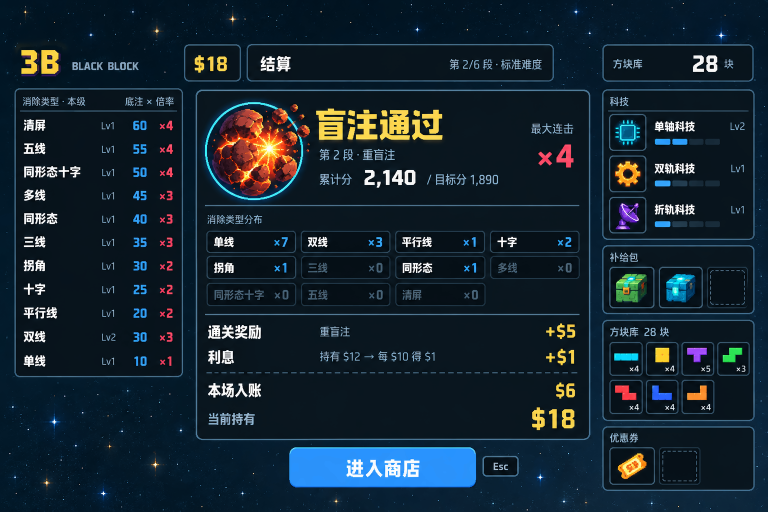
#> input picture 新游戏/美术/结算/成品/结算_v1A.png, 1536 x 1024 px (shown at 1/2 size)
$ python '裁16x9.py' '成品/结算_v1A.png'
#> lines starting #> are read from the running program, lines starting #| are printed output that depends on the picture
"""成品裁 16:9: python -X utf8 裁16x9.py 成品/结算_v1A.png ...

按面板描边色（接近 #3a5262）量出界面件的上下边，各留 6 像素裁出来；
高不超过 864 就以界面件为中心直接裁 1536×864，超了就等比缩到 864 高、左右用两边的太空补齐。
"""
import sys
import numpy as np
from PIL import Image

W, H, PAD = 1536, 864, 6

for p in sys.argv[1:]:
    im = Image.open(p).convert("RGB")
#> im is the input picture: PIL image 1536x1024 RGB; mean R, G, B 21.4, 37.4, 48.9
    a = np.asarray(im).astype(int)
    edge = np.abs(a - np.array([0x3a, 0x52, 0x62])).sum(2) < 60
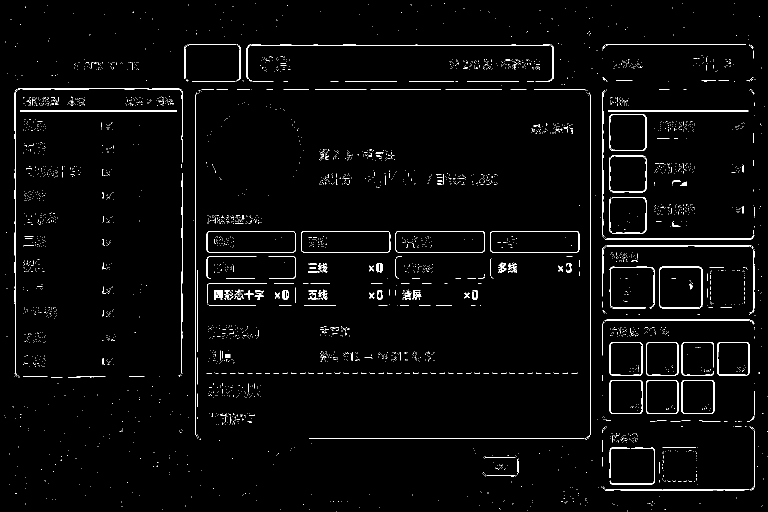
#> edge: shape (1024, 1536) bool (shown at 1/2 size); 2.1% white in thin lines or dots
    rows = np.where(edge.sum(1) > 40)[0]
#> rows = 143 values from 88 to 981
    y0, y1 = rows.min() - PAD, rows.max() + PAD
#> y0 = 82; y1 = 987
    if y1 - y0 <= H:
        top = max(0, min(im.height - H, (y0 + y1 - H) // 2))
        out = im.crop((0, top, W, top + H))
    else:
        part = im.crop((0, y0, W, y1))
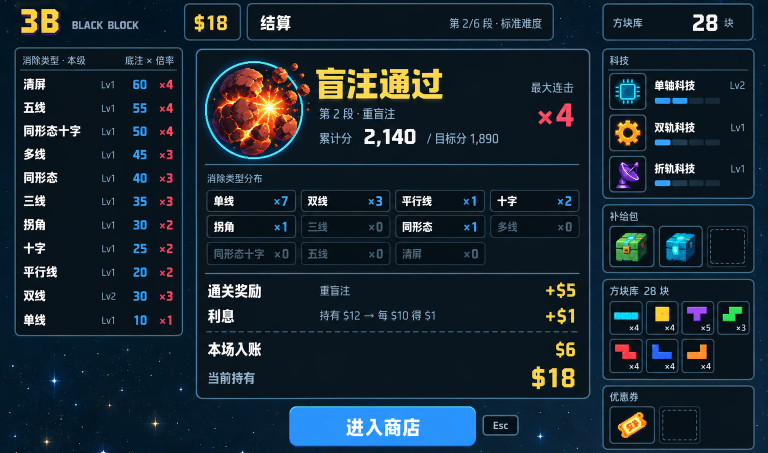
#> part: PIL image 1536x905 RGB (shown at 1/2 size); mean R, G, B 23.6, 38.9, 49.9
        w = round(W * H / (y1 - y0))
#> w = 1466
        part = part.resize((w, H), Image.LANCZOS)
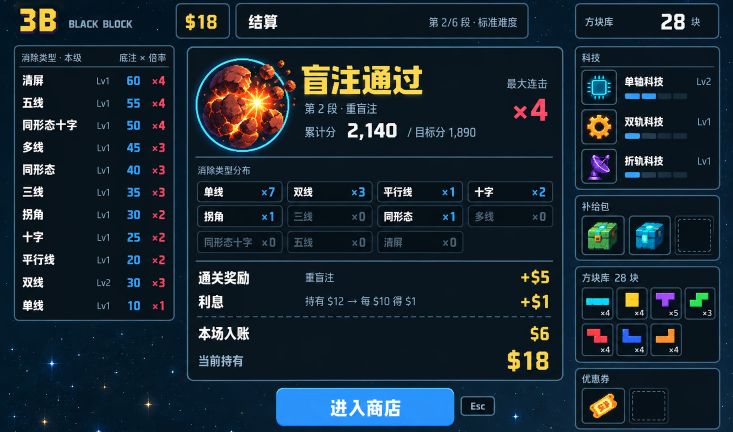
#> part: PIL image 1466x864 RGB (shown at 1/2 size); mean R, G, B 23.6, 38.9, 49.8
        out = Image.new("RGB", (W, H))
#> out: PIL image 1536x864 RGB; every value is 0
        side = (W - w) // 2
#> side = 35
        out.paste(part, (side, 0))
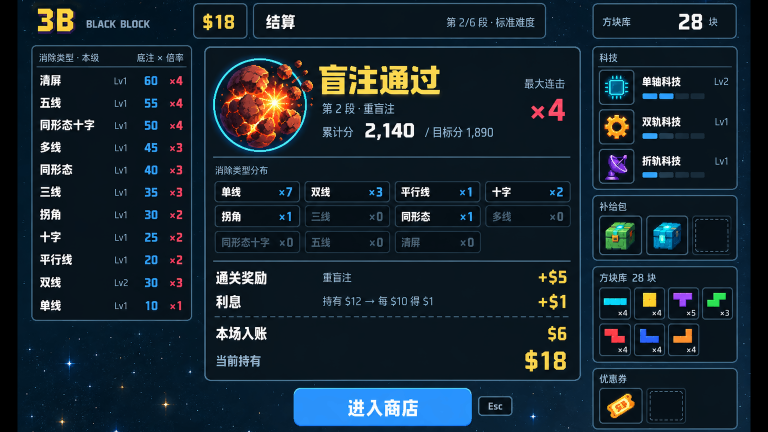
#> out: PIL image 1536x864 RGB (shown at 1/2 size); mean R, G, B 22.5, 37.1, 47.6
        # 左右补的条：取两侧最外 4 列太空的逐行中值横向铺开（镜像会把面板边也镜过来）
        pa = np.asarray(part)
        for x0, x1, cols in ((0, side, pa[:, :4]), (side + w, W, pa[:, -4:])):
            fill = np.median(cols, axis=1).astype(np.uint8)[:, None, :].repeat(x1 - x0, 1)
            out.paste(Image.fromarray(fill), (x0, 0))
#> this loop made 2 passes
#> (x0, x1) on passes 1 to 2: (0, 35), (1501, 1536)
#> pass 1, `fill = np.median(cols, axis=1).astype(np.uint8)[:, None, :].repeat(x1 ..`:
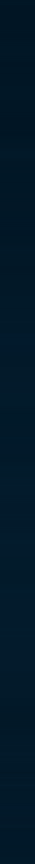
#> fill: shape (864, 35, 3); mean of channels 0, 1, 2 2, 24.7, 40.7; drawn as R, G, B
#> pass 2, `fill = np.median(cols, axis=1).astype(np.uint8)[:, None, :].repeat(x1 ..`:
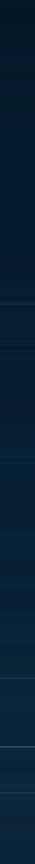
#> fill: shape (864, 35, 3); mean of channels 0, 1, 2 6.7, 30.9, 50.9; drawn as R, G, B
#> after the loop:
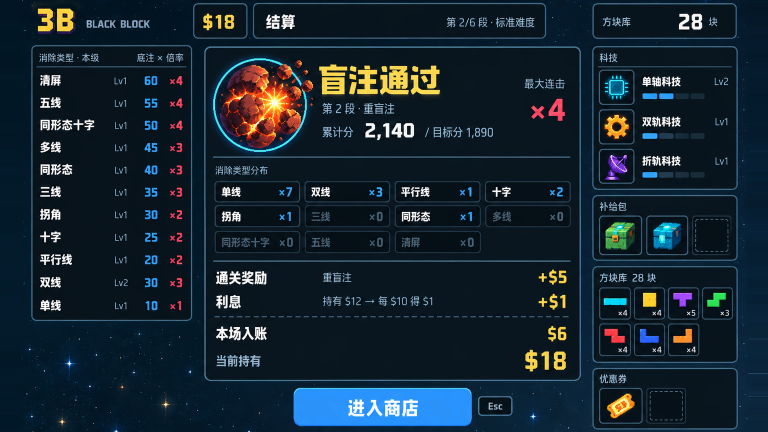
#> out: PIL image 1536x864 RGB (shown at 1/2 size); mean R, G, B 22.7, 38.4, 49.6
    dst = p[:-4] + "_16x9.png"
    out.save(dst)
    print(dst, "界面件", rows.min(), rows.max(), "高", y1 - y0)
#| 成品/结算_v1A_16x9.png 界面件 88 981 高 905
